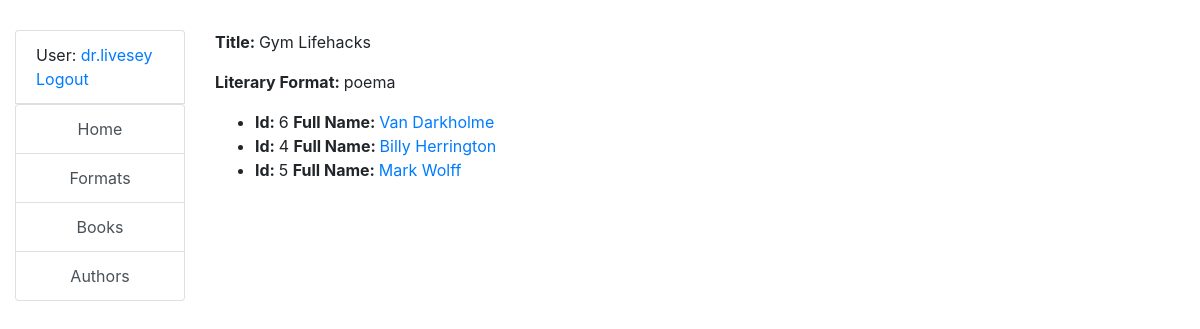
The app's page /catalog/books/7/ (signed in) with its own data.
### catalog/models.py (models this page shows, shortened)
class Author(AbstractUser):
    photo = models.ImageField(null=True)
    class Meta:
        default_related_name = "authors"
        ordering = ["username"]

class Book(models.Model):
    title = models.CharField(unique=True, max_length=255)
    price = models.DecimalField(max_digits=7, decimal_places=2)
    image = models.ImageField(upload_to="books/", null=True)
    format = models.ForeignKey(to=LiteraryFormat, on_delete=models.CASCADE)
    authors = models.ManyToManyField(to=AUTH_USER_MODEL)
    class Meta:
        default_related_name = "books"
        ordering = ["title"]

class LiteraryFormat(models.Model):
    name = models.CharField(unique=True, max_length=255)
    def __str__(self) -> str:
        return self.name

### catalog/views.py (the view)
# urls.py: path("books/<int:pk>/", BookDetailView.as_view(), name="book-detail"),
class BookDetailView(LoginRequiredMixin, generic.DetailView):
    model = Book

### templates/catalog/book_detail.html (shortened to what this page needs)
{% extends 'base.html' %}
{% block content %}
  <p><strong>Title: </strong>{{ book.title}}</p>
  <p><strong>Literary Format: </strong>{{ book.format }}</p>
  <ul>
    {% for author in book.authors.all %}
      <li>
        <strong>Id: </strong> {{ author.id }}
        <strong>Full Name: </strong>
        <a href="{% url 'catalog:author-detail' pk=author.id %}">{{ author.first_name }} {{ author.last_name }}</a>
      </li>
    {% endfor %}
  </ul>
{% endblock %}

### templates/base.html (shortened to what this page needs)
<!DOCTYPE html>
<html lang="en">
<head>
  <link rel="stylesheet" href="https://cdn.jsdelivr.net/npm/bootstrap@4.6.2/dist/css/bootstrap.min.css"
>
  {% load static %}
  <link rel="stylesheet" href="{% static 'css/styles.css' %}">
</head>
<body>
<div class="container-fluid">
    <div class="row">
        <div class="col-sm-2">
            {% block sidebar %}
                {% include "includes/sidebar.html" %}
            {% endblock %}
        </div>
        <div class="col-sm-10">
            {% block content %}{% endblock %}
        </div>
    </div>
</div>
</body>
</html>

### templates/includes/sidebar.html
<ul class="sidebar-nav list-group">
  {% if user.is_authenticated %}
    <li class="list-group-item">User: <a href="{{ user.get_absolute_url }}">{{ user.get_username }}</a>
      <br>
    <a href="{% url 'logout'%}?next={{request.path}}">Logout</a>
    </li>
  {% else %}
    {% if "login" not in request.path %}
      <li class="list-group-item"><a href="{% url 'login'%}?next={{request.path}}">Login</a></li>
    {% endif %}
  {% endif %}
  <ul class="list-group">
    <li class="list-group-item list-group-item-action text-center"
        onclick="window.location='{% url 'catalog:index' %}'">Home</li>
    <li class="list-group-item list-group-item-action text-center"
        onclick="window.location='{% url 'catalog:literary-format-list' %}'">Formats</li>
    <li class="list-group-item list-group-item-action text-center"
        onclick="window.location='{% url 'catalog:book-list' %}'">Books</li>
    <li class="list-group-item list-group-item-action text-center"
        onclick="window.location='{% url 'catalog:author-list' %}'">Authors</li>
  </ul>
</ul>

### templates/includes/pagination.html (shortened to what this page needs)
{% load query_transform %}

### static/css/styles.css (style rules this page uses)
body { margin-top: 30px; }

### records on screen
Author: get_username "dr.livesey"
Book: title "Gym Lifehacks", format "poema"
Author: id "6", first_name "Van", last_name "Darkholme"
Author: id "4", first_name "Billy", last_name "Herrington"
Author: id "5", first_name "Mark", last_name "Wolff"
